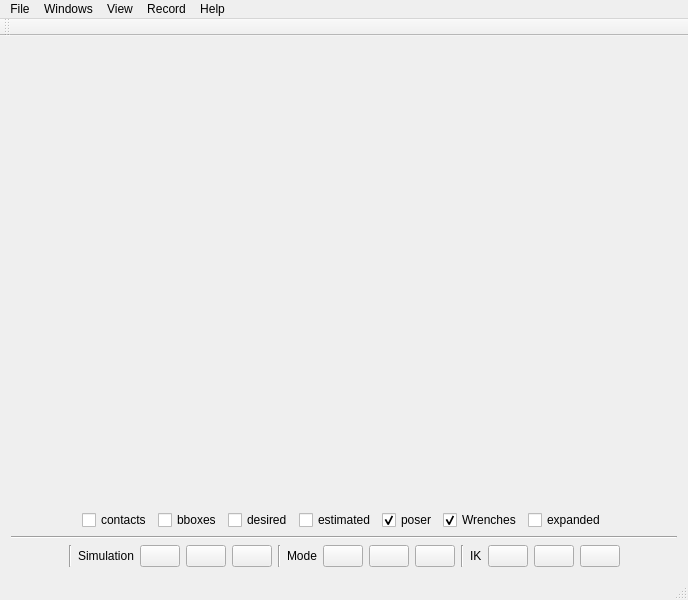
<?xml version="1.0" encoding="UTF-8"?>
<ui version="4.0">
 <class>MainWindow</class>
 <widget class="QMainWindow" name="MainWindow">
  <property name="geometry">
   <rect>
    <x>0</x>
    <y>0</y>
    <width>688</width>
    <height>600</height>
   </rect>
  </property>
  <property name="windowTitle">
   <string>SimTest</string>
  </property>
  <property name="statusTip">
   <string>start recording</string>
  </property>
  <widget class="QWidget" name="centralWidget">
   <layout class="QHBoxLayout" name="horizontalLayout_3">
    <item>
     <layout class="QHBoxLayout" name="horizontalLayout_2">
      <item>
       <layout class="QVBoxLayout" name="verticalLayout_5">
        <item>
         <widget class="QSimTestBackend" name="displaywidget" native="true">
          <property name="sizePolicy">
           <sizepolicy hsizetype="Expanding" vsizetype="Expanding">
            <horstretch>1</horstretch>
            <verstretch>1</verstretch>
           </sizepolicy>
          </property>
          <property name="minimumSize">
           <size>
            <width>200</width>
            <height>200</height>
           </size>
          </property>
          <property name="maximumSize">
           <size>
            <width>16777215</width>
            <height>16777215</height>
           </size>
          </property>
          <property name="toolTip">
           <string>free mode</string>
          </property>
         </widget>
        </item>
        <item>
         <layout class="QHBoxLayout" name="horizontalLayout">
          <item>
           <spacer name="horizontalSpacer_3">
            <property name="orientation">
             <enum>Qt::Horizontal</enum>
            </property>
            <property name="sizeHint" stdset="0">
             <size>
              <width>40</width>
              <height>20</height>
             </size>
            </property>
           </spacer>
          </item>
          <item>
           <spacer name="horizontalSpacer_6">
            <property name="orientation">
             <enum>Qt::Horizontal</enum>
            </property>
            <property name="sizeHint" stdset="0">
             <size>
              <width>40</width>
              <height>20</height>
             </size>
            </property>
           </spacer>
          </item>
          <item>
           <widget class="QCheckBox" name="chk_contacts">
            <property name="statusTip">
             <string>draw contacts</string>
            </property>
            <property name="text">
             <string>contacts</string>
            </property>
           </widget>
          </item>
          <item>
           <widget class="QCheckBox" name="chk_bboxes">
            <property name="statusTip">
             <string>draw bounding boxes</string>
            </property>
            <property name="text">
             <string>bboxes</string>
            </property>
           </widget>
          </item>
          <item>
           <widget class="QCheckBox" name="chk_desired">
            <property name="statusTip">
             <string>draw desired configuration</string>
            </property>
            <property name="text">
             <string>desired</string>
            </property>
           </widget>
          </item>
          <item>
           <widget class="QCheckBox" name="chk_estimated">
            <property name="statusTip">
             <string>draw estimated configuration</string>
            </property>
            <property name="text">
             <string>estimated</string>
            </property>
           </widget>
          </item>
          <item>
           <widget class="QCheckBox" name="chk_poser">
            <property name="sizePolicy">
             <sizepolicy hsizetype="Expanding" vsizetype="Fixed">
              <horstretch>0</horstretch>
              <verstretch>0</verstretch>
             </sizepolicy>
            </property>
            <property name="statusTip">
             <string>draw the poser widget</string>
            </property>
            <property name="text">
             <string>poser</string>
            </property>
            <property name="checked">
             <bool>true</bool>
            </property>
           </widget>
          </item>
          <item>
           <widget class="QCheckBox" name="chk_wrenches">
            <property name="sizePolicy">
             <sizepolicy hsizetype="Expanding" vsizetype="Fixed">
              <horstretch>0</horstretch>
              <verstretch>0</verstretch>
             </sizepolicy>
            </property>
            <property name="statusTip">
             <string>draw wrenches</string>
            </property>
            <property name="text">
             <string>Wrenches</string>
            </property>
            <property name="checked">
             <bool>true</bool>
            </property>
           </widget>
          </item>
          <item>
           <widget class="QCheckBox" name="chk_expanded">
            <property name="statusTip">
             <string>draw expanded</string>
            </property>
            <property name="text">
             <string>expanded</string>
            </property>
            <property name="tristate">
             <bool>false</bool>
            </property>
           </widget>
          </item>
          <item>
           <spacer name="horizontalSpacer_5">
            <property name="orientation">
             <enum>Qt::Horizontal</enum>
            </property>
            <property name="sizeHint" stdset="0">
             <size>
              <width>40</width>
              <height>20</height>
             </size>
            </property>
           </spacer>
          </item>
          <item>
           <spacer name="horizontalSpacer_4">
            <property name="orientation">
             <enum>Qt::Horizontal</enum>
            </property>
            <property name="sizeHint" stdset="0">
             <size>
              <width>40</width>
              <height>20</height>
             </size>
            </property>
           </spacer>
          </item>
         </layout>
        </item>
        <item>
         <widget class="Line" name="line">
          <property name="orientation">
           <enum>Qt::Horizontal</enum>
          </property>
         </widget>
        </item>
        <item>
         <layout class="QHBoxLayout" name="horizontalLayout_5">
          <item>
           <spacer name="horizontalSpacer">
            <property name="orientation">
             <enum>Qt::Horizontal</enum>
            </property>
            <property name="sizeHint" stdset="0">
             <size>
              <width>40</width>
              <height>20</height>
             </size>
            </property>
           </spacer>
          </item>
          <item>
           <widget class="Line" name="line_2">
            <property name="orientation">
             <enum>Qt::Vertical</enum>
            </property>
           </widget>
          </item>
          <item>
           <widget class="QLabel" name="label_2">
            <property name="text">
             <string>Simulation</string>
            </property>
           </widget>
          </item>
          <item>
           <widget class="QPushButton" name="pushButton_4">
            <property name="toolTip">
             <string>&lt;html&gt;&lt;head/&gt;&lt;body&gt;&lt;p&gt;Direct the simulation to move to the milestone&lt;/p&gt;&lt;/body&gt;&lt;/html&gt;</string>
            </property>
            <property name="statusTip">
             <string>set a milestone for the robots to acheive</string>
            </property>
            <property name="text">
             <string/>
            </property>
            <property name="icon">
             <iconset resource="icons.qrc">
              <normaloff>:/Images/Images/yellowflag.gif</normaloff>:/Images/Images/yellowflag.gif</iconset>
            </property>
            <property name="shortcut">
             <string>Space</string>
            </property>
           </widget>
          </item>
          <item>
           <widget class="QPushButton" name="pushButton">
            <property name="toolTip">
             <string>Start the simulation</string>
            </property>
            <property name="statusTip">
             <string>start or stop the simulation</string>
            </property>
            <property name="text">
             <string/>
            </property>
            <property name="icon">
             <iconset resource="icons.qrc">
              <normaloff>:/Images/Images/media-playback-start.svg</normaloff>
              <normalon>:/Images/Images/media-playback-pause.svg</normalon>
              <activeon>:/Images/Images/media-playback-pause.svg</activeon>:/Images/Images/media-playback-start.svg</iconset>
            </property>
            <property name="shortcut">
             <string>S</string>
            </property>
            <property name="checkable">
             <bool>true</bool>
            </property>
           </widget>
          </item>
          <item>
           <widget class="QPushButton" name="pushButton_2">
            <property name="sizePolicy">
             <sizepolicy hsizetype="Fixed" vsizetype="Fixed">
              <horstretch>0</horstretch>
              <verstretch>0</verstretch>
             </sizepolicy>
            </property>
            <property name="toolTip">
             <string>Record the simulation</string>
            </property>
            <property name="text">
             <string/>
            </property>
            <property name="icon">
             <iconset resource="icons.qrc">
              <normaloff>:/Images/Images/media-record.svg</normaloff>:/Images/Images/media-record.svg</iconset>
            </property>
            <property name="shortcut">
             <string>R</string>
            </property>
            <property name="checkable">
             <bool>true</bool>
            </property>
           </widget>
          </item>
          <item>
           <widget class="Line" name="line_3">
            <property name="orientation">
             <enum>Qt::Vertical</enum>
            </property>
           </widget>
          </item>
          <item>
           <widget class="QLabel" name="label">
            <property name="text">
             <string>Mode</string>
            </property>
           </widget>
          </item>
          <item>
           <widget class="QPushButton" name="btn_free">
            <property name="text">
             <string/>
            </property>
            <property name="icon">
             <iconset resource="icons.qrc">
              <normaloff>:/Images/Images/hand.gif</normaloff>:/Images/Images/hand.gif</iconset>
            </property>
            <property name="checkable">
             <bool>true</bool>
            </property>
           </widget>
          </item>
          <item>
           <widget class="QPushButton" name="btn_ik">
            <property name="text">
             <string/>
            </property>
            <property name="icon">
             <iconset resource="icons.qrc">
              <normaloff>:/Images/Images/IK.gif</normaloff>:/Images/Images/IK.gif</iconset>
            </property>
            <property name="checkable">
             <bool>true</bool>
            </property>
           </widget>
          </item>
          <item>
           <widget class="QPushButton" name="btn_force">
            <property name="text">
             <string/>
            </property>
            <property name="icon">
             <iconset>
              <normaloff>Images/spring.gif</normaloff>Images/spring.gif</iconset>
            </property>
            <property name="checkable">
             <bool>true</bool>
            </property>
           </widget>
          </item>
          <item>
           <widget class="Line" name="line_ik">
            <property name="orientation">
             <enum>Qt::Vertical</enum>
            </property>
           </widget>
          </item>
          <item>
           <widget class="QLabel" name="lbl_ik">
            <property name="text">
             <string>IK</string>
            </property>
           </widget>
          </item>
          <item>
           <widget class="QPushButton" name="btn_constrain_point">
            <property name="statusTip">
             <string>constrain a point</string>
            </property>
            <property name="text">
             <string/>
            </property>
            <property name="icon">
             <iconset>
              <normaloff>Images/constrain.gif</normaloff>Images/constrain.gif</iconset>
            </property>
           </widget>
          </item>
          <item>
           <widget class="QPushButton" name="btn_constrain">
            <property name="statusTip">
             <string>click a robot link to constrain it</string>
            </property>
            <property name="text">
             <string/>
            </property>
            <property name="icon">
             <iconset resource="icons.qrc">
              <normaloff>:/Images/Images/constrainpoint.gif</normaloff>:/Images/Images/constrainpoint.gif</iconset>
            </property>
           </widget>
          </item>
          <item>
           <widget class="QPushButton" name="btn_delete">
            <property name="statusTip">
             <string>delete a robot constraint</string>
            </property>
            <property name="text">
             <string/>
            </property>
            <property name="icon">
             <iconset resource="icons.qrc">
              <normaloff>:/Images/Images/dialog-cancel-3.png</normaloff>:/Images/Images/dialog-cancel-3.png</iconset>
            </property>
           </widget>
          </item>
          <item>
           <spacer name="horizontalSpacer_2">
            <property name="orientation">
             <enum>Qt::Horizontal</enum>
            </property>
            <property name="sizeHint" stdset="0">
             <size>
              <width>40</width>
              <height>20</height>
             </size>
            </property>
           </spacer>
          </item>
         </layout>
        </item>
       </layout>
      </item>
     </layout>
    </item>
   </layout>
  </widget>
  <widget class="QMenuBar" name="menuBar">
   <property name="geometry">
    <rect>
     <x>0</x>
     <y>0</y>
     <width>688</width>
     <height>25</height>
    </rect>
   </property>
   <property name="nativeMenuBar">
    <bool>false</bool>
   </property>
   <widget class="QMenu" name="menuFile">
    <property name="title">
     <string>File</string>
    </property>
    <addaction name="actionOpen"/>
    <addaction name="actionSave_State"/>
    <addaction name="actionSave_State_As"/>
    <addaction name="actionReset"/>
    <addaction name="actionExit"/>
   </widget>
   <widget class="QMenu" name="menuMilestones">
    <property name="title">
     <string>View</string>
    </property>
    <addaction name="actionSaveView"/>
    <addaction name="actionRevertView"/>
    <addaction name="actionDefaultView"/>
   </widget>
   <widget class="QMenu" name="menuPreferences">
    <property name="title">
     <string>Windows</string>
    </property>
    <addaction name="actionDrivers"/>
    <addaction name="actionSensor_Plot"/>
    <addaction name="actionOptions"/>
    <addaction name="actionSend_Command"/>
   </widget>
   <widget class="QMenu" name="menuRecord">
    <property name="title">
     <string>Record</string>
    </property>
    <widget class="QMenu" name="menuResolution">
     <property name="title">
      <string>Resolution</string>
     </property>
     <addaction name="action640x480"/>
     <addaction name="action800x600"/>
     <addaction name="action1280x768"/>
     <addaction name="action1920x1080_HD"/>
     <addaction name="separator"/>
     <addaction name="actionResizable"/>
    </widget>
    <addaction name="actionRecordFile"/>
    <addaction name="menuResolution"/>
    <addaction name="actionMultiple_Parts"/>
    <addaction name="actionEncode"/>
   </widget>
   <widget class="QMenu" name="menuHelp">
    <property name="title">
     <string>Help</string>
    </property>
    <addaction name="actionHelp"/>
    <addaction name="actionAbout"/>
   </widget>
   <addaction name="menuFile"/>
   <addaction name="menuPreferences"/>
   <addaction name="menuMilestones"/>
   <addaction name="menuRecord"/>
   <addaction name="menuHelp"/>
  </widget>
  <widget class="QToolBar" name="mainToolBar">
   <attribute name="toolBarArea">
    <enum>TopToolBarArea</enum>
   </attribute>
   <attribute name="toolBarBreak">
    <bool>false</bool>
   </attribute>
  </widget>
  <widget class="QStatusBar" name="statusBar"/>
  <action name="actionOpen">
   <property name="text">
    <string>Open</string>
   </property>
   <property name="statusTip">
    <string>ctrl-o</string>
   </property>
   <property name="shortcut">
    <string>Ctrl+O</string>
   </property>
  </action>
  <action name="actionSave_State">
   <property name="text">
    <string>Save State</string>
   </property>
   <property name="toolTip">
    <string>ctrl-s</string>
   </property>
   <property name="statusTip">
    <string/>
   </property>
   <property name="shortcut">
    <string>Ctrl+S</string>
   </property>
  </action>
  <action name="actionLoad_MultiPath">
   <property name="text">
    <string>Load MultiPath</string>
   </property>
  </action>
  <action name="actionReset">
   <property name="text">
    <string>Reset</string>
   </property>
  </action>
  <action name="actionExit">
   <property name="text">
    <string>Exit</string>
   </property>
  </action>
  <action name="actionSaveView">
   <property name="text">
    <string>Save View</string>
   </property>
   <property name="toolTip">
    <string>v</string>
   </property>
  </action>
  <action name="actionRevertView">
   <property name="text">
    <string>Revert</string>
   </property>
   <property name="toolTip">
    <string>V</string>
   </property>
  </action>
  <action name="actionDefaultView">
   <property name="text">
    <string>Default</string>
   </property>
  </action>
  <action name="actionDrivers">
   <property name="text">
    <string>Drivers</string>
   </property>
   <property name="toolTip">
    <string>ctrl-d</string>
   </property>
   <property name="shortcut">
    <string>Ctrl+D</string>
   </property>
  </action>
  <action name="actionSensor_Plot">
   <property name="text">
    <string>Sensor Plot</string>
   </property>
   <property name="toolTip">
    <string>ctrl-p</string>
   </property>
   <property name="shortcut">
    <string>Ctrl+P</string>
   </property>
  </action>
  <action name="actionOptions">
   <property name="text">
    <string>Options</string>
   </property>
   <property name="toolTip">
    <string>&lt;html&gt;&lt;head/&gt;&lt;body&gt;&lt;p&gt;ctrl-r&lt;/p&gt;&lt;p&gt;&lt;br/&gt;&lt;/p&gt;&lt;/body&gt;&lt;/html&gt;</string>
   </property>
   <property name="shortcut">
    <string>Ctrl+R</string>
   </property>
  </action>
  <action name="actionSave_State_As">
   <property name="text">
    <string>Save State As</string>
   </property>
   <property name="toolTip">
    <string>ctrl-shift-s</string>
   </property>
   <property name="shortcut">
    <string>Ctrl+Shift+S</string>
   </property>
  </action>
  <action name="actionRecordFile">
   <property name="text">
    <string>Change File</string>
   </property>
  </action>
  <action name="actionMultiple_Parts">
   <property name="checkable">
    <bool>true</bool>
   </property>
   <property name="text">
    <string>Multiple Parts</string>
   </property>
   <property name="statusTip">
    <string>Does not automatically encode when a recording ends.  Can record 2 parts consecutively into 1 video.</string>
   </property>
  </action>
  <action name="action640x480">
   <property name="text">
    <string>640x480</string>
   </property>
  </action>
  <action name="action800x600">
   <property name="text">
    <string>800x600</string>
   </property>
  </action>
  <action name="action1920x1080_HD">
   <property name="text">
    <string>1920x1080 (HD)</string>
   </property>
  </action>
  <action name="action1280x768">
   <property name="text">
    <string>1280x768</string>
   </property>
  </action>
  <action name="actionResizable">
   <property name="text">
    <string>Resizable</string>
   </property>
  </action>
  <action name="actionEncode">
   <property name="enabled">
    <bool>false</bool>
   </property>
   <property name="text">
    <string>Encode</string>
   </property>
  </action>
  <action name="actionSend_Command">
   <property name="text">
    <string>Send Command</string>
   </property>
  </action>
  <action name="actionHelp">
   <property name="text">
    <string>Help</string>
   </property>
   <property name="shortcut">
    <string>F1</string>
   </property>
  </action>
  <action name="actionAbout">
   <property name="text">
    <string>About</string>
   </property>
  </action>
 </widget>
 <layoutdefault spacing="6" margin="11"/>
 <customwidgets>
  <customwidget>
   <class>QSimTestBackend</class>
   <extends>QWidget</extends>
   <header>qsimtestbackend.h</header>
   <container>1</container>
   <slots>
    <signal>AddSensor(QString)</signal>
    <signal>AddMeasurement(QString)</signal>
    <signal>ClearAllMeasurements()</signal>
    <slot>Toggle_Simulation()</slot>
    <slot>SetWrenches(bool)</slot>
    <slot>SetSimSpeed(int)</slot>
    <slot>ToggleMovie(bool)</slot>
    <slot>SetPoser(bool)</slot>
    <slot>SetDesired(bool)</slot>
    <slot>SetEstimated(bool)</slot>
    <slot>SetBBoxes(bool)</slot>
    <slot>SetContacts(bool)</slot>
    <slot>SetExpanded(bool)</slot>
    <slot>SyncSensorMeasurements(int)</slot>
    <slot>SetSensorPlot(bool)</slot>
    <slot>SetLogCheck(bool)</slot>
    <slot>Reset()</slot>
    <slot>SetMilestone()</slot>
    <slot>SetMode(int)</slot>
    <slot>LoadState()</slot>
    <slot>LoadMultiPath()</slot>
    <slot>IsolateSensorMeasurementDraw()</slot>
    <slot>SetSensorMeasurementSelectIndex(int)</slot>
    <slot>ConstrainLink()</slot>
    <slot>DeleteIKGoal()</slot>
    <slot>LoadDefaultViewport()</slot>
    <slot>LoadViewport()</slot>
    <slot>SaveViewport()</slot>
   </slots>
  </customwidget>
 </customwidgets>
 <resources>
  <include location="icons.qrc"/>
 </resources>
 <connections>
  <connection>
   <sender>pushButton</sender>
   <signal>clicked(bool)</signal>
   <receiver>MainWindow</receiver>
   <slot>SetSimulate(bool)</slot>
   <hints>
    <hint type="sourcelabel">
     <x>231</x>
     <y>565</y>
    </hint>
    <hint type="destinationlabel">
     <x>333</x>
     <y>534</y>
    </hint>
   </hints>
  </connection>
  <connection>
   <sender>pushButton_4</sender>
   <signal>clicked()</signal>
   <receiver>MainWindow</receiver>
   <slot>SendMilestone()</slot>
   <hints>
    <hint type="sourcelabel">
     <x>187</x>
     <y>565</y>
    </hint>
    <hint type="destinationlabel">
     <x>134</x>
     <y>550</y>
    </hint>
   </hints>
  </connection>
  <connection>
   <sender>pushButton_2</sender>
   <signal>clicked(bool)</signal>
   <receiver>MainWindow</receiver>
   <slot>SetRecord(bool)</slot>
   <hints>
    <hint type="sourcelabel">
     <x>275</x>
     <y>565</y>
    </hint>
    <hint type="destinationlabel">
     <x>398</x>
     <y>570</y>
    </hint>
   </hints>
  </connection>
  <connection>
   <sender>actionOpen</sender>
   <signal>triggered()</signal>
   <receiver>MainWindow</receiver>
   <slot>LoadResource()</slot>
   <hints>
    <hint type="sourcelabel">
     <x>-1</x>
     <y>-1</y>
    </hint>
    <hint type="destinationlabel">
     <x>331</x>
     <y>299</y>
    </hint>
   </hints>
  </connection>
  <connection>
   <sender>actionSave_State_As</sender>
   <signal>triggered()</signal>
   <receiver>MainWindow</receiver>
   <slot>SaveLastScenario()</slot>
   <hints>
    <hint type="sourcelabel">
     <x>-1</x>
     <y>-1</y>
    </hint>
    <hint type="destinationlabel">
     <x>331</x>
     <y>299</y>
    </hint>
   </hints>
  </connection>
  <connection>
   <sender>actionDrivers</sender>
   <signal>triggered()</signal>
   <receiver>MainWindow</receiver>
   <slot>ShowDriverEdit()</slot>
   <hints>
    <hint type="sourcelabel">
     <x>-1</x>
     <y>-1</y>
    </hint>
    <hint type="destinationlabel">
     <x>331</x>
     <y>299</y>
    </hint>
   </hints>
  </connection>
  <connection>
   <sender>actionOptions</sender>
   <signal>triggered()</signal>
   <receiver>MainWindow</receiver>
   <slot>ShowOptions()</slot>
   <hints>
    <hint type="sourcelabel">
     <x>-1</x>
     <y>-1</y>
    </hint>
    <hint type="destinationlabel">
     <x>331</x>
     <y>299</y>
    </hint>
   </hints>
  </connection>
  <connection>
   <sender>actionReset</sender>
   <signal>triggered()</signal>
   <receiver>MainWindow</receiver>
   <slot>Reset()</slot>
   <hints>
    <hint type="sourcelabel">
     <x>-1</x>
     <y>-1</y>
    </hint>
    <hint type="destinationlabel">
     <x>331</x>
     <y>299</y>
    </hint>
   </hints>
  </connection>
  <connection>
   <sender>actionExit</sender>
   <signal>triggered()</signal>
   <receiver>MainWindow</receiver>
   <slot>close()</slot>
   <hints>
    <hint type="sourcelabel">
     <x>-1</x>
     <y>-1</y>
    </hint>
    <hint type="destinationlabel">
     <x>331</x>
     <y>299</y>
    </hint>
   </hints>
  </connection>
  <connection>
   <sender>actionSensor_Plot</sender>
   <signal>triggered()</signal>
   <receiver>MainWindow</receiver>
   <slot>ShowPlotOptions()</slot>
   <hints>
    <hint type="sourcelabel">
     <x>-1</x>
     <y>-1</y>
    </hint>
    <hint type="destinationlabel">
     <x>331</x>
     <y>299</y>
    </hint>
   </hints>
  </connection>
  <connection>
   <sender>chk_expanded</sender>
   <signal>clicked(bool)</signal>
   <receiver>MainWindow</receiver>
   <slot>SetExpanded(bool)</slot>
   <hints>
    <hint type="sourcelabel">
     <x>663</x>
     <y>521</y>
    </hint>
    <hint type="destinationlabel">
     <x>637</x>
     <y>273</y>
    </hint>
   </hints>
  </connection>
  <connection>
   <sender>chk_wrenches</sender>
   <signal>clicked(bool)</signal>
   <receiver>MainWindow</receiver>
   <slot>SetWrenches(bool)</slot>
   <hints>
    <hint type="sourcelabel">
     <x>561</x>
     <y>521</y>
    </hint>
    <hint type="destinationlabel">
     <x>636</x>
     <y>310</y>
    </hint>
   </hints>
  </connection>
  <connection>
   <sender>chk_bboxes</sender>
   <signal>clicked(bool)</signal>
   <receiver>MainWindow</receiver>
   <slot>SetBBoxes(bool)</slot>
   <hints>
    <hint type="sourcelabel">
     <x>195</x>
     <y>521</y>
    </hint>
    <hint type="destinationlabel">
     <x>636</x>
     <y>181</y>
    </hint>
   </hints>
  </connection>
  <connection>
   <sender>chk_contacts</sender>
   <signal>clicked(bool)</signal>
   <receiver>MainWindow</receiver>
   <slot>SetContacts(bool)</slot>
   <hints>
    <hint type="sourcelabel">
     <x>110</x>
     <y>521</y>
    </hint>
    <hint type="destinationlabel">
     <x>636</x>
     <y>243</y>
    </hint>
   </hints>
  </connection>
  <connection>
   <sender>chk_desired</sender>
   <signal>clicked(bool)</signal>
   <receiver>MainWindow</receiver>
   <slot>SetDesired(bool)</slot>
   <hints>
    <hint type="sourcelabel">
     <x>281</x>
     <y>521</y>
    </hint>
    <hint type="destinationlabel">
     <x>636</x>
     <y>121</y>
    </hint>
   </hints>
  </connection>
  <connection>
   <sender>chk_poser</sender>
   <signal>clicked(bool)</signal>
   <receiver>MainWindow</receiver>
   <slot>SetPoser(bool)</slot>
   <hints>
    <hint type="sourcelabel">
     <x>459</x>
     <y>521</y>
    </hint>
    <hint type="destinationlabel">
     <x>636</x>
     <y>80</y>
    </hint>
   </hints>
  </connection>
  <connection>
   <sender>chk_estimated</sender>
   <signal>clicked(bool)</signal>
   <receiver>MainWindow</receiver>
   <slot>SetEstimated(bool)</slot>
   <hints>
    <hint type="sourcelabel">
     <x>385</x>
     <y>521</y>
    </hint>
    <hint type="destinationlabel">
     <x>636</x>
     <y>148</y>
    </hint>
   </hints>
  </connection>
  <connection>
   <sender>btn_constrain</sender>
   <signal>clicked()</signal>
   <receiver>MainWindow</receiver>
   <slot>IKConstrain()</slot>
   <hints>
    <hint type="sourcelabel">
     <x>579</x>
     <y>565</y>
    </hint>
    <hint type="destinationlabel">
     <x>521</x>
     <y>572</y>
    </hint>
   </hints>
  </connection>
  <connection>
   <sender>btn_delete</sender>
   <signal>clicked()</signal>
   <receiver>MainWindow</receiver>
   <slot>IKDelete()</slot>
   <hints>
    <hint type="sourcelabel">
     <x>623</x>
     <y>565</y>
    </hint>
    <hint type="destinationlabel">
     <x>623</x>
     <y>577</y>
    </hint>
   </hints>
  </connection>
  <connection>
   <sender>actionRecordFile</sender>
   <signal>triggered()</signal>
   <receiver>MainWindow</receiver>
   <slot>ChangeRecordFile()</slot>
   <hints>
    <hint type="sourcelabel">
     <x>-1</x>
     <y>-1</y>
    </hint>
    <hint type="destinationlabel">
     <x>337</x>
     <y>299</y>
    </hint>
   </hints>
  </connection>
  <connection>
   <sender>action800x600</sender>
   <signal>triggered()</signal>
   <receiver>MainWindow</receiver>
   <slot>Resolution800x600()</slot>
   <hints>
    <hint type="sourcelabel">
     <x>-1</x>
     <y>-1</y>
    </hint>
    <hint type="destinationlabel">
     <x>337</x>
     <y>299</y>
    </hint>
   </hints>
  </connection>
  <connection>
   <sender>action1920x1080_HD</sender>
   <signal>triggered()</signal>
   <receiver>MainWindow</receiver>
   <slot>Resolution1920x1080()</slot>
   <hints>
    <hint type="sourcelabel">
     <x>-1</x>
     <y>-1</y>
    </hint>
    <hint type="destinationlabel">
     <x>337</x>
     <y>299</y>
    </hint>
   </hints>
  </connection>
  <connection>
   <sender>action640x480</sender>
   <signal>triggered()</signal>
   <receiver>MainWindow</receiver>
   <slot>Resolution640x480()</slot>
   <hints>
    <hint type="sourcelabel">
     <x>-1</x>
     <y>-1</y>
    </hint>
    <hint type="destinationlabel">
     <x>337</x>
     <y>299</y>
    </hint>
   </hints>
  </connection>
  <connection>
   <sender>action1280x768</sender>
   <signal>triggered()</signal>
   <receiver>MainWindow</receiver>
   <slot>Resolution1280x768()</slot>
   <hints>
    <hint type="sourcelabel">
     <x>-1</x>
     <y>-1</y>
    </hint>
    <hint type="destinationlabel">
     <x>337</x>
     <y>299</y>
    </hint>
   </hints>
  </connection>
  <connection>
   <sender>actionResizable</sender>
   <signal>triggered()</signal>
   <receiver>MainWindow</receiver>
   <slot>FlexibleResolution()</slot>
   <hints>
    <hint type="sourcelabel">
     <x>-1</x>
     <y>-1</y>
    </hint>
    <hint type="destinationlabel">
     <x>337</x>
     <y>299</y>
    </hint>
   </hints>
  </connection>
  <connection>
   <sender>actionMultiple_Parts</sender>
   <signal>triggered(bool)</signal>
   <receiver>MainWindow</receiver>
   <slot>DoMultipleParts(bool)</slot>
   <hints>
    <hint type="sourcelabel">
     <x>-1</x>
     <y>-1</y>
    </hint>
    <hint type="destinationlabel">
     <x>337</x>
     <y>299</y>
    </hint>
   </hints>
  </connection>
  <connection>
   <sender>actionEncode</sender>
   <signal>triggered()</signal>
   <receiver>MainWindow</receiver>
   <slot>Encode()</slot>
   <hints>
    <hint type="sourcelabel">
     <x>-1</x>
     <y>-1</y>
    </hint>
    <hint type="destinationlabel">
     <x>337</x>
     <y>299</y>
    </hint>
   </hints>
  </connection>
  <connection>
   <sender>actionMultiple_Parts</sender>
   <signal>triggered(bool)</signal>
   <receiver>actionEncode</receiver>
   <slot>setEnabled(bool)</slot>
   <hints>
    <hint type="sourcelabel">
     <x>-1</x>
     <y>-1</y>
    </hint>
    <hint type="destinationlabel">
     <x>-1</x>
     <y>-1</y>
    </hint>
   </hints>
  </connection>
  <connection>
   <sender>actionSaveView</sender>
   <signal>triggered()</signal>
   <receiver>MainWindow</receiver>
   <slot>SaveViewport()</slot>
   <hints>
    <hint type="sourcelabel">
     <x>-1</x>
     <y>-1</y>
    </hint>
    <hint type="destinationlabel">
     <x>337</x>
     <y>299</y>
    </hint>
   </hints>
  </connection>
  <connection>
   <sender>actionRevertView</sender>
   <signal>triggered()</signal>
   <receiver>MainWindow</receiver>
   <slot>LoadViewport()</slot>
   <hints>
    <hint type="sourcelabel">
     <x>-1</x>
     <y>-1</y>
    </hint>
    <hint type="destinationlabel">
     <x>337</x>
     <y>299</y>
    </hint>
   </hints>
  </connection>
  <connection>
   <sender>actionDefaultView</sender>
   <signal>triggered()</signal>
   <receiver>MainWindow</receiver>
   <slot>DefaultViewport()</slot>
   <hints>
    <hint type="sourcelabel">
     <x>-1</x>
     <y>-1</y>
    </hint>
    <hint type="destinationlabel">
     <x>337</x>
     <y>299</y>
    </hint>
   </hints>
  </connection>
  <connection>
   <sender>btn_constrain_point</sender>
   <signal>clicked()</signal>
   <receiver>MainWindow</receiver>
   <slot>IKConstrainPoint()</slot>
   <hints>
    <hint type="sourcelabel">
     <x>535</x>
     <y>565</y>
    </hint>
    <hint type="destinationlabel">
     <x>619</x>
     <y>571</y>
    </hint>
   </hints>
  </connection>
  <connection>
   <sender>btn_force</sender>
   <signal>clicked()</signal>
   <receiver>MainWindow</receiver>
   <slot>DoForceMode()</slot>
   <hints>
    <hint type="sourcelabel">
     <x>461</x>
     <y>565</y>
    </hint>
    <hint type="destinationlabel">
     <x>528</x>
     <y>567</y>
    </hint>
   </hints>
  </connection>
  <connection>
   <sender>btn_free</sender>
   <signal>clicked()</signal>
   <receiver>MainWindow</receiver>
   <slot>DoFreeMode()</slot>
   <hints>
    <hint type="sourcelabel">
     <x>373</x>
     <y>565</y>
    </hint>
    <hint type="destinationlabel">
     <x>352</x>
     <y>575</y>
    </hint>
   </hints>
  </connection>
  <connection>
   <sender>btn_ik</sender>
   <signal>clicked()</signal>
   <receiver>MainWindow</receiver>
   <slot>DoIKMode()</slot>
   <hints>
    <hint type="sourcelabel">
     <x>417</x>
     <y>565</y>
    </hint>
    <hint type="destinationlabel">
     <x>223</x>
     <y>575</y>
    </hint>
   </hints>
  </connection>
  <connection>
   <sender>actionSend_Command</sender>
   <signal>triggered()</signal>
   <receiver>MainWindow</receiver>
   <slot>ShowCommand()</slot>
   <hints>
    <hint type="sourcelabel">
     <x>-1</x>
     <y>-1</y>
    </hint>
    <hint type="destinationlabel">
     <x>343</x>
     <y>299</y>
    </hint>
   </hints>
  </connection>
  <connection>
   <sender>actionHelp</sender>
   <signal>triggered()</signal>
   <receiver>MainWindow</receiver>
   <slot>ShowHelp()</slot>
   <hints>
    <hint type="sourcelabel">
     <x>-1</x>
     <y>-1</y>
    </hint>
    <hint type="destinationlabel">
     <x>343</x>
     <y>299</y>
    </hint>
   </hints>
  </connection>
  <connection>
   <sender>actionAbout</sender>
   <signal>triggered()</signal>
   <receiver>MainWindow</receiver>
   <slot>ShowAbout()</slot>
   <hints>
    <hint type="sourcelabel">
     <x>-1</x>
     <y>-1</y>
    </hint>
    <hint type="destinationlabel">
     <x>343</x>
     <y>299</y>
    </hint>
   </hints>
  </connection>
 </connections>
 <slots>
  <slot>Reset()</slot>
  <slot>ShowPlotOptions()</slot>
  <slot>ToggleIK(int)</slot>
  <slot>LoadSelectedMultipath()</slot>
  <slot>SetWrenches(bool)</slot>
  <slot>SetSimSpeed(int)</slot>
  <slot>ToggleMovie(bool)</slot>
  <slot>SetPoser(bool)</slot>
  <slot>SetDesired(bool)</slot>
  <slot>SetEstimated(bool)</slot>
  <slot>SetBBoxes(bool)</slot>
  <slot>SetContacts(bool)</slot>
  <slot>SetExpanded(bool)</slot>
  <slot>SyncSensorMeasurements(int)</slot>
  <slot>SetSensorPlot(bool)</slot>
  <slot>SetLogCheck(bool)</slot>
  <slot>SetSimulate(bool)</slot>
  <slot>SetMode(int)</slot>
  <slot>SendMilestone()</slot>
  <slot>SetRecord(bool)</slot>
  <slot>LoadResource()</slot>
  <slot>ShowDriverEdit()</slot>
  <slot>ShowOptions()</slot>
  <slot>SaveScenario()</slot>
  <slot>SaveLastScenario()</slot>
  <slot>IKConstrain()</slot>
  <slot>IKDelete()</slot>
  <slot>ChangeRecordFile()</slot>
  <slot>Resolution800x600()</slot>
  <slot>Resolution1280x768()</slot>
  <slot>Resolution1280x1024()</slot>
  <slot>Resolution1920x1080()</slot>
  <slot>Resolution640x480()</slot>
  <slot>FlexibleResolution()</slot>
  <slot>DoMultipleParts(bool)</slot>
  <slot>Encode()</slot>
  <slot>LoadViewport()</slot>
  <slot>SaveViewport()</slot>
  <slot>DefaultViewport()</slot>
  <slot>IKConstrainPoint()</slot>
  <slot>DoFreeMode()</slot>
  <slot>DoIKMode()</slot>
  <slot>DoForceMode()</slot>
  <slot>ShowCommand()</slot>
  <slot>ShowHelp()</slot>
  <slot>ShowAbout()</slot>
 </slots>
</ui>
